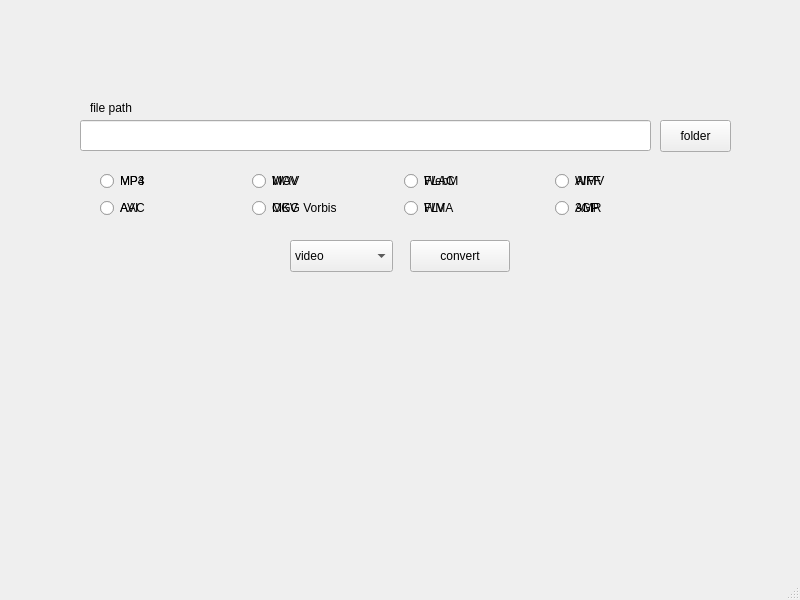
<?xml version="1.0" encoding="UTF-8"?>
<ui version="4.0">
 <class>MainWindow</class>
 <widget class="QMainWindow" name="MainWindow">
  <property name="geometry">
   <rect>
    <x>0</x>
    <y>0</y>
    <width>800</width>
    <height>600</height>
   </rect>
  </property>
  <property name="windowTitle">
   <string>MainWindow</string>
  </property>
  <widget class="QWidget" name="centralwidget">
   <widget class="QLineEdit" name="lineEdit">
    <property name="geometry">
     <rect>
      <x>80</x>
      <y>120</y>
      <width>571</width>
      <height>31</height>
     </rect>
    </property>
   </widget>
   <widget class="QPushButton" name="pushButton">
    <property name="geometry">
     <rect>
      <x>410</x>
      <y>240</y>
      <width>100</width>
      <height>32</height>
     </rect>
    </property>
    <property name="text">
     <string>convert</string>
    </property>
   </widget>
   <widget class="QLabel" name="label">
    <property name="geometry">
     <rect>
      <x>90</x>
      <y>100</y>
      <width>58</width>
      <height>16</height>
     </rect>
    </property>
    <property name="text">
     <string>file path</string>
    </property>
   </widget>
   <widget class="QPushButton" name="openFolder">
    <property name="geometry">
     <rect>
      <x>660</x>
      <y>120</y>
      <width>71</width>
      <height>32</height>
     </rect>
    </property>
    <property name="text">
     <string>folder</string>
    </property>
   </widget>
   <widget class="QComboBox" name="comboBox">
    <property name="geometry">
     <rect>
      <x>290</x>
      <y>240</y>
      <width>103</width>
      <height>32</height>
     </rect>
    </property>
    <item>
     <property name="text">
      <string>video</string>
     </property>
    </item>
    <item>
     <property name="text">
      <string>audio</string>
     </property>
    </item>
   </widget>
   <widget class="QWidget" name="videoWidget" native="true">
    <property name="geometry">
     <rect>
      <x>90</x>
      <y>160</y>
      <width>611</width>
      <height>71</height>
     </rect>
    </property>
    <widget class="QWidget" name="horizontalLayoutWidget">
     <property name="geometry">
      <rect>
       <x>10</x>
       <y>10</y>
       <width>601</width>
       <height>51</height>
      </rect>
     </property>
     <layout class="QHBoxLayout" name="horizontalLayout_2">
      <item>
       <layout class="QVBoxLayout" name="verticalLayout">
        <item>
         <widget class="QRadioButton" name="MPFourRadioButton">
          <property name="text">
           <string>MP4</string>
          </property>
         </widget>
        </item>
        <item>
         <widget class="QRadioButton" name="AVIRadioButton">
          <property name="text">
           <string>AVI</string>
          </property>
         </widget>
        </item>
       </layout>
      </item>
      <item>
       <layout class="QVBoxLayout" name="verticalLayout_5">
        <item>
         <widget class="QRadioButton" name="MOVRadioButton">
          <property name="text">
           <string>MOV</string>
          </property>
         </widget>
        </item>
        <item>
         <widget class="QRadioButton" name="MKVRadioButton">
          <property name="text">
           <string>MKV</string>
          </property>
         </widget>
        </item>
       </layout>
      </item>
      <item>
       <layout class="QVBoxLayout" name="verticalLayout_6">
        <item>
         <widget class="QRadioButton" name="WebMRadioButton">
          <property name="text">
           <string>WebM</string>
          </property>
         </widget>
        </item>
        <item>
         <widget class="QRadioButton" name="FLVRadioButton">
          <property name="text">
           <string>FLV</string>
          </property>
         </widget>
        </item>
       </layout>
      </item>
      <item>
       <layout class="QVBoxLayout" name="verticalLayout_4">
        <item>
         <widget class="QRadioButton" name="WMVRadioButton">
          <property name="text">
           <string>WMV</string>
          </property>
         </widget>
        </item>
        <item>
         <widget class="QRadioButton" name="ThreeGPRadioButton">
          <property name="text">
           <string>3GP</string>
          </property>
         </widget>
        </item>
       </layout>
      </item>
     </layout>
    </widget>
   </widget>
   <widget class="QWidget" name="audioWidget" native="true">
    <property name="geometry">
     <rect>
      <x>90</x>
      <y>160</y>
      <width>611</width>
      <height>71</height>
     </rect>
    </property>
    <widget class="QWidget" name="horizontalLayoutWidget_3">
     <property name="geometry">
      <rect>
       <x>10</x>
       <y>10</y>
       <width>601</width>
       <height>51</height>
      </rect>
     </property>
     <layout class="QHBoxLayout" name="horizontalLayout_4">
      <item>
       <layout class="QVBoxLayout" name="verticalLayout_3">
        <item>
         <widget class="QRadioButton" name="radioButton_5">
          <property name="text">
           <string>MP3</string>
          </property>
         </widget>
        </item>
        <item>
         <widget class="QRadioButton" name="radioButton_6">
          <property name="text">
           <string>AAC</string>
          </property>
         </widget>
        </item>
       </layout>
      </item>
      <item>
       <layout class="QVBoxLayout" name="verticalLayout_10">
        <item>
         <widget class="QRadioButton" name="radioButton_25">
          <property name="text">
           <string>WAV</string>
          </property>
         </widget>
        </item>
        <item>
         <widget class="QRadioButton" name="radioButton_26">
          <property name="text">
           <string>OGG Vorbis</string>
          </property>
         </widget>
        </item>
       </layout>
      </item>
      <item>
       <layout class="QVBoxLayout" name="verticalLayout_11">
        <item>
         <widget class="QRadioButton" name="radioButton_27">
          <property name="text">
           <string>FLAC</string>
          </property>
         </widget>
        </item>
        <item>
         <widget class="QRadioButton" name="radioButton_28">
          <property name="text">
           <string>WMA</string>
          </property>
         </widget>
        </item>
       </layout>
      </item>
      <item>
       <layout class="QVBoxLayout" name="verticalLayout_12">
        <item>
         <widget class="QRadioButton" name="radioButton_29">
          <property name="text">
           <string>AIFF</string>
          </property>
         </widget>
        </item>
        <item>
         <widget class="QRadioButton" name="radioButton_30">
          <property name="text">
           <string>AMR</string>
          </property>
         </widget>
        </item>
       </layout>
      </item>
     </layout>
    </widget>
   </widget>
  </widget>
  <widget class="QMenuBar" name="menubar">
   <property name="geometry">
    <rect>
     <x>0</x>
     <y>0</y>
     <width>800</width>
     <height>24</height>
    </rect>
   </property>
  </widget>
  <widget class="QStatusBar" name="statusbar"/>
 </widget>
 <resources/>
 <connections/>
</ui>
